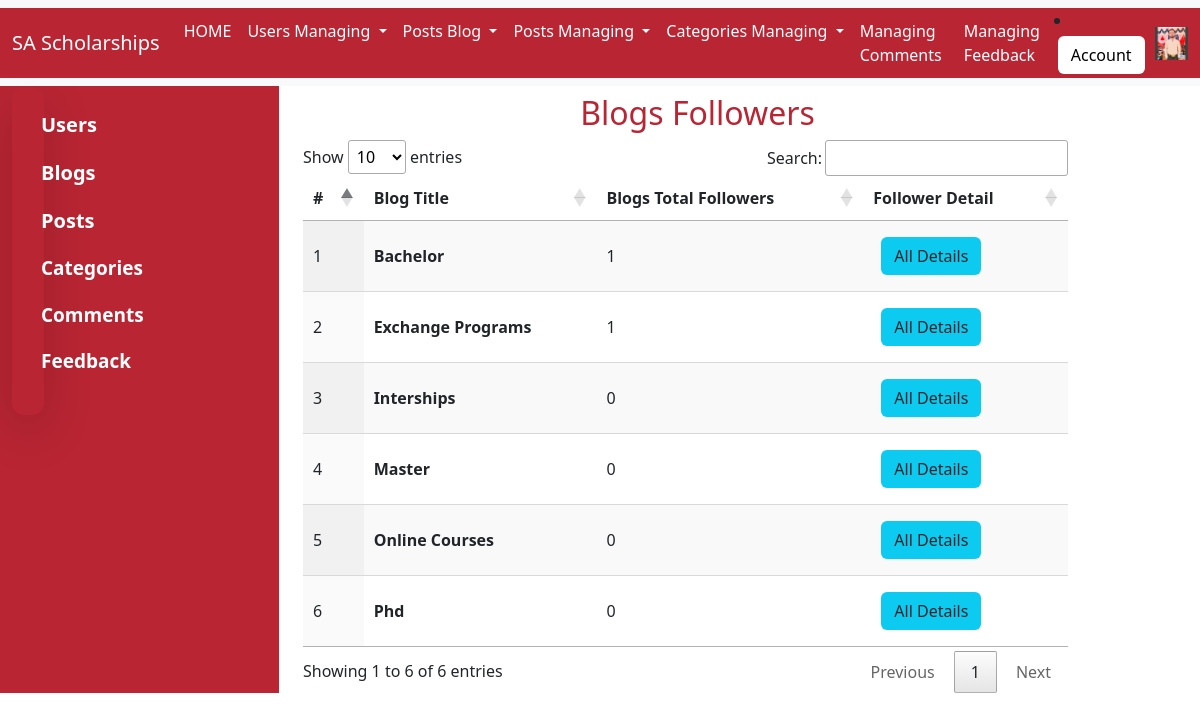
The page /admin/blogs-follower.php (signed in) on the database its author committed.
### tables this page shows
CREATE TABLE `user` (
  `user_id` int(11) NOT NULL AUTO_INCREMENT,
  `role_id` int(11) DEFAULT NULL,
  `first_name` varchar(50) NOT NULL,
  `last_name` varchar(50) NOT NULL,
  `email` varchar(50) DEFAULT NULL,
  `password` text NOT NULL,
  `gender` enum('Male','Female') DEFAULT NULL,
  `date_of_birth` date DEFAULT NULL,
  `user_image` text DEFAULT NULL,
  `address` text DEFAULT NULL,
  `is_approved` enum('Pending','Approved','Rejected') DEFAULT 'Pending',
  `is_active` enum('Active','InActive') DEFAULT NULL,
  `created_at` varchar(200) DEFAULT NULL,
  `updated_at` varchar(200) DEFAULT 'current_timestamp()',
  PRIMARY KEY (`user_id`),
  KEY `role_id` (`role_id`),
  CONSTRAINT `user_ibfk_1` FOREIGN KEY (`role_id`) REFERENCES `role` (`role_id`) ON DELETE CASCADE ON UPDATE CASCADE
);

CREATE TABLE `blog` (
  `blog_id` int(11) NOT NULL AUTO_INCREMENT,
  `user_id` int(11) DEFAULT NULL,
  `blog_title` varchar(200) DEFAULT NULL,
  `post_per_page` int(11) DEFAULT NULL,
  `blog_background_image` text DEFAULT NULL,
  `blog_status` enum('Active','InActive') DEFAULT NULL,
  `created_at` timestamp NOT NULL DEFAULT current_timestamp() ON UPDATE current_timestamp(),
  `updated_at` timestamp NULL DEFAULT NULL,
  PRIMARY KEY (`blog_id`),
  KEY `user_id` (`user_id`),
  CONSTRAINT `blog_ibfk_1` FOREIGN KEY (`user_id`) REFERENCES `user` (`user_id`) ON DELETE CASCADE ON UPDATE CASCADE
);

### admin/session.php (called while the page is built, shortened)
<?php
	require_once '../connection/connection.php';
				if (isset($_SESSION['session_user_id'])) {
					$query_login_user = "SELECT * FROM USER WHERE user_id='".$_SESSION['session_user_id']."'";
					$res_of_cheack_user = mysqli_query($connection, $query_login_user);
					if($res_of_cheack_user->num_rows>0){
					$login_user_data = mysqli_fetch_assoc($res_of_cheack_user);
					}
				}
 ?>

### admin/Table Data/followers-table-blogs.php (the view, shortened to what this page needs)
<?php
    $query_following_blog = "SELECT `blog`.`blog_title` , user.`first_name`, user.`last_name`,user.`email`, user.`user_image`, `following_blog`.`status`,`following_blog`.`created_at`, `following_blog`.`updated_at` FROM blog INNER JOIN `following_blog` ON `blog`.`blog_id`=`following_blog`.`blog_following_id` INNER JOIN `user` ON user.`user_id`=`following_blog`.`follower_id` WHERE `following_blog`.`status`='Followed'";
        $res_following_blog = mysqli_query($connection, $query_following_blog);
        $query_total_blogs="SELECT * FROM `blog` ORDER BY blog_title";
        $result_total_blogs= mysqli_query($connection, $query_total_blogs);
 ?>
<!DOCTYPE html>
<html>
<head>
</head>
<body>
    <table id="followers_table" class="display" style="width:100%">
        <thead>
            <tr>
                <th>#</th>
                <th>Blog Title</th>
                <th>Blogs Total Followers</th>
                <th>Follower Detail</th>
            </tr>
        </thead>
        <tbody>
             <?php
              if($res_following_blog->num_rows>0){
            $count=0;
            while ($blog_data = mysqli_fetch_assoc($result_total_blogs)) {
                $total_followers_is=0;
              $query_total_followers="SELECT * FROM `following_blog` WHERE STATUS='Followed' AND blog_following_id='{$blog_data['blog_id']}'";
                $result_total_followers= mysqli_query($connection, $query_total_followers);
                if ($result_total_followers->num_rows>0) {
                    while ($total_numb=mysqli_fetch_assoc($result_total_followers)) {
                    ++$total_followers_is;
                    }
                }
             ?>
               <tr>
                <td><?php echo ++$count; ?></td>
                <td><b><?php echo $blog_data['blog_title'];  ?></b></td>
                <td><?php echo $total_followers_is;;  ?></td>
                <td><a  href="follower.php?blog_id=<?php echo $blog_data['blog_id']; ?>" class="btn m-2  bg-info" >All Details</a> </td>
            </tr>
            <?php } } ?>
        </tbody>
    </table>
</body>
</html>

### admin/navbar.php (shortened to what this page needs)
  			<nav class="navbar navbar-expand-lg bg-body-tertiary " >
  <div class="container-fluid" id="navbar">
    <a class="navbar-brand" href="../index.php">SA Scholarships</a>
    <div class="collapse navbar-collapse" id="navbarSupportedContent">
      <ul class="navbar-nav me-auto mb-2 mb-lg-0">
        <li class="nav-item">
          <a class="nav-link active" aria-current="page"id="navbar_tabs" href="index.php">HOME</a>
        </li>
        <li class="nav-item dropdown">
          <a class="nav-link dropdown-toggle" href="#" role="button" data-bs-toggle="dropdown" aria-expanded="false">
            Users Managing
          </a>
        </li>
        <li class="nav-item dropdown">
          <a class="nav-link dropdown-toggle" href="#" role="button" data-bs-toggle="dropdown" aria-expanded="false">
            Posts Blog
          </a>
        </li>
        <li class="nav-item dropdown">
          <a class="nav-link dropdown-toggle" href="#" role="button" data-bs-toggle="dropdown" aria-expanded="false">
            Posts Managing
          </a>
        </li>
         <li class="nav-item dropdown">
          <a class="nav-link dropdown-toggle" href="#" role="button" data-bs-toggle="dropdown" aria-expanded="false">
            Categories Managing
          </a>
        </li>
        <li class="nav-item">
          <a class="nav-link" href="view-all-comments.php">Managing Comments</a>
        </li>
         <li class="nav-item">
          <a class="nav-link" href="view-all-feedback.php">Managing Feedback</a>
        </li>
      </ul>
			<li class="nav-item dropdown">
	          <a class="btn m-1" role="button" data-bs-toggle="dropdown" aria-expanded="false" style="background-color: white; color: black; ">Account</a>
	        </li>
	        <img class="" src=" <?php echo "../".$login_user_data['user_image']; ?>" style="width: 33px; height: 33px;">
    </div>
  </div>
</nav>

### admin/blogs-follower.php (style rules this page uses)
.navbar-brand, .nav-link { color: white; }
#navbar { background-color: #B92533; }
#navbar_tabs { color: white; }

### rows shown on the page
user: user_image (picture)
blog: blog_title "Bachelor", total_followers_is "1"
blog: blog_title "Exchange Programs", total_followers_is "1"
blog: blog_title "Interships", total_followers_is "0"
blog: blog_title "Master", total_followers_is "0"
blog: blog_title "Online Courses", total_followers_is "0"
blog: blog_title "Phd", total_followers_is "0"
